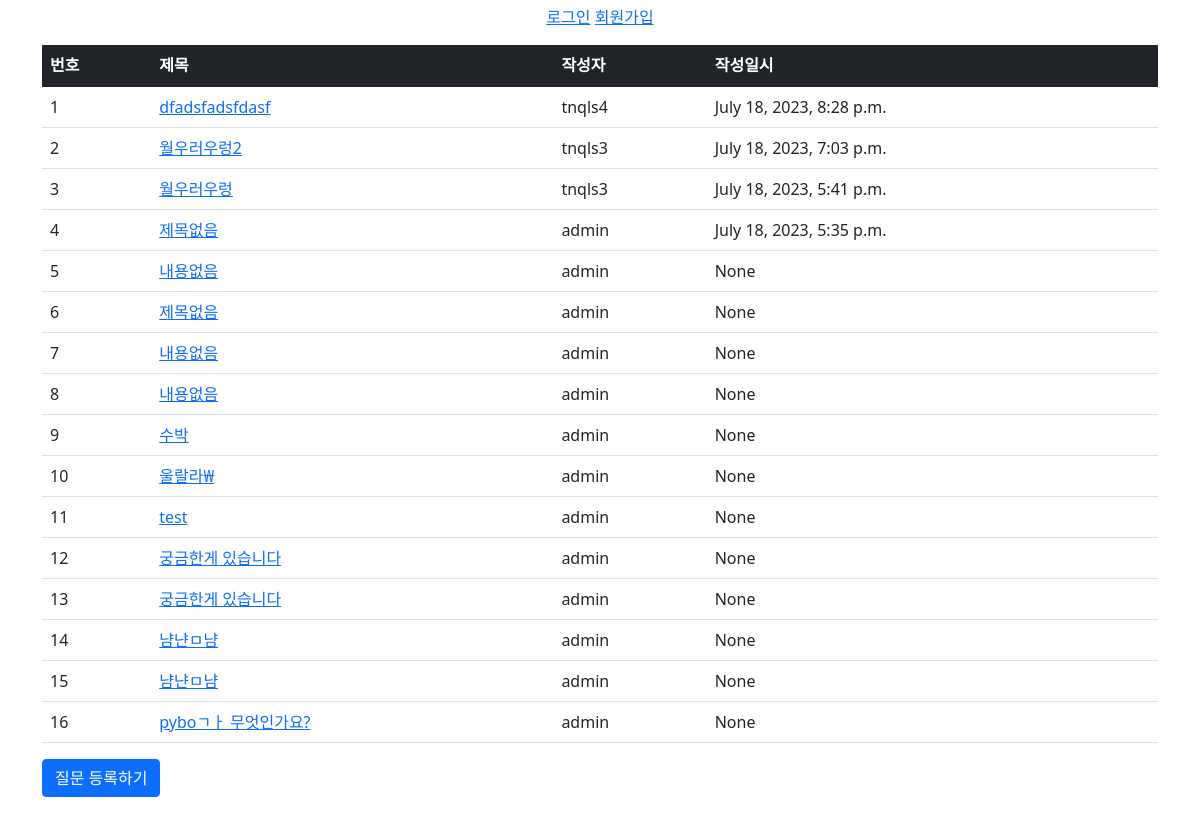
Before: /pybo/ with the older database file.
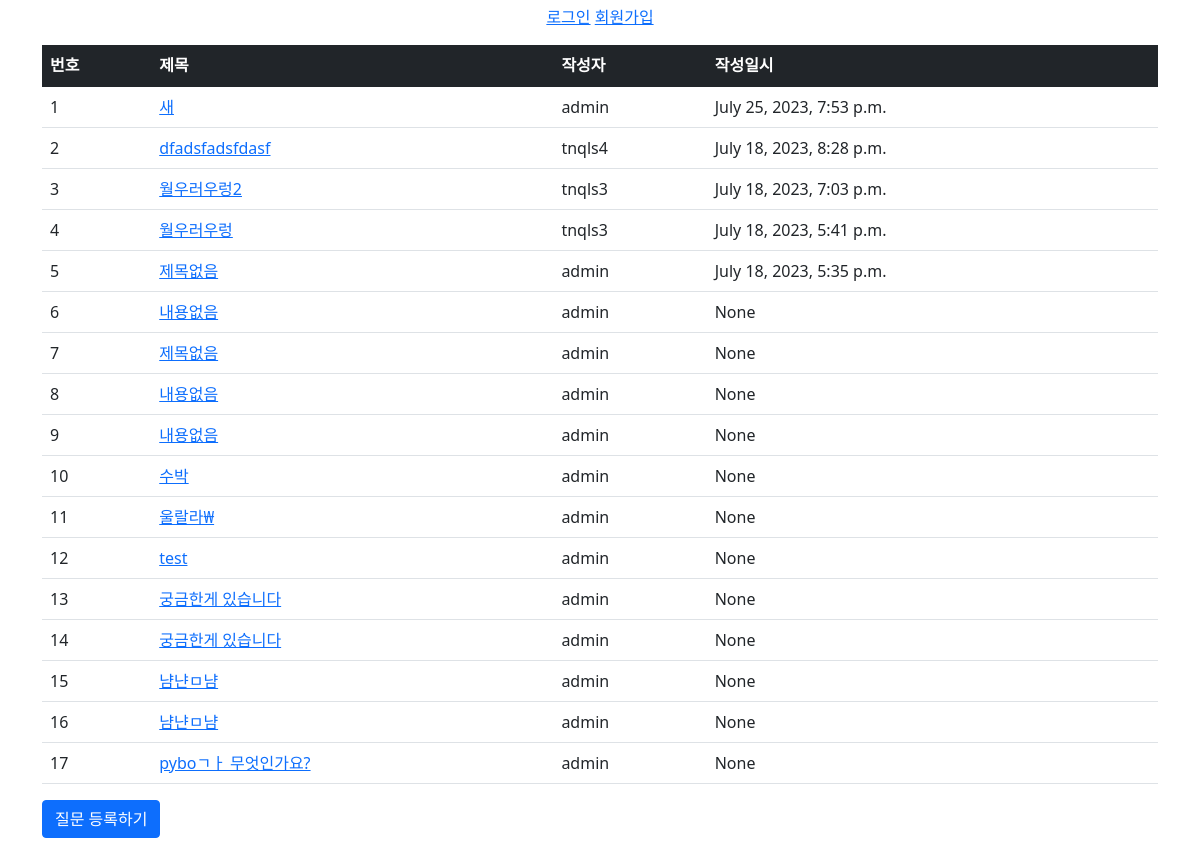
After: the same page with the newer database file.
### pybo/models.py (models this page shows, shortened)
class Question(models.Model):
    subject = models.CharField(max_length = 200)
    author = models.ForeignKey(User, on_delete=models.CASCADE)
    content = models.TextField()
    create_date = models.DateTimeField()
    modify_date=models.DateTimeField(null=True, blank=True)
    star = models.ManyToManyField(User, related_name='stars',blank=True)

### pybo/views.py (the view)
# urls.py: path('', views.index, name='index'),
def index(request):
    question_list = Question.objects.order_by('-create_date')
    context = {'question_list': question_list}
    return render(request, 'pybo/question_list.html', context)

### templates/pybo/question_list.html
{% extends 'common/base.html' %}
{% block content%}
<div class="container my-3">
    <table class="table">
        <thead>
        <tr class="table-dark">
            <th>번호</th>
            <th>제목</th>
            <th>작성자</th>
            <th>작성일시</th>
        </tr>
        </thead>
        <tbody>
        {% if question_list %}
        {% for question in question_list %}
            <tr>
                <td>{{ forloop.counter }}</td>
                <td>
                    <a href="{% url 'pybo:detail' question.id %}">{{ question.subject }}</a>
                </td>
                <td>{{question.author}}</td>
                <td>{{ question.modify_date }}</td>
            </tr>
        {% endfor %}
        {% else %}
            <tr>
                <td colspan="3">질문이 없습니다.</td>
            </tr>
        {% endif %}
        </tbody>
    </table>
    <a href="{%url 'pybo:question_form'%}" class="btn btn-primary">질문 등록하기</a>
</div>
{%endblock%}

### templates/common/base.html (shortened to what this page needs)
{% load static %}
<!doctype html>
<html lang="ko">
<head>
    <link rel="stylesheet" type="text/css" href="{% static 'bootstrap.min.css' %}">
    <link rel="stylesheet" type="text/css" href="{% static 'style.css' %}">
</head>
<body>
<div class="info">
    {% if user.is_anonymous %}
        <a href="{%url 'common:login'%}">로그인</a>
        <a href="{%url 'common:signup'%}">회원가입</a>
    {% else %}
    <a href="{% url 'common:mypage'%}">MyPage</a>
    <a href="{% url 'common:logout' %}">{{user.username}}</a>
    {% endif %}
</div>
{% block content %}
{% endblock %}
</body>
</html>

### static/style.css (style rules this page uses)
div.info { padding:5px 5px 0px 5px; text-align: center; }

Changed rows visible on the page:
added Question: subject "새", author "admin", modify_date "July 25, 2023, 7:53 p.m."
